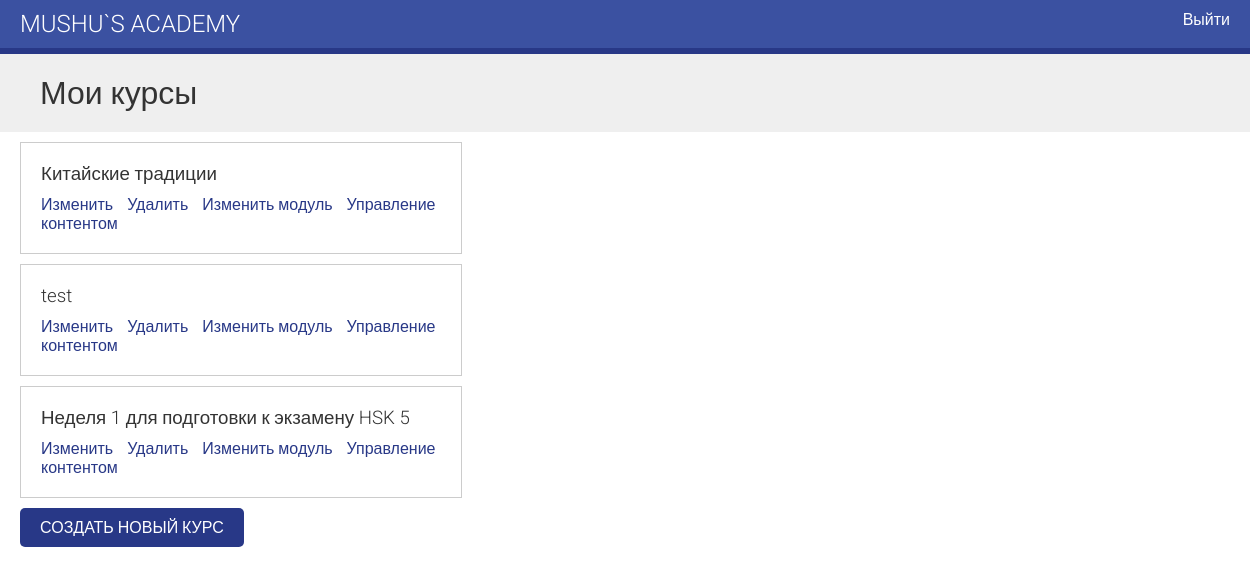
The page /course/mine/ (signed in) on the database as committed earlier.
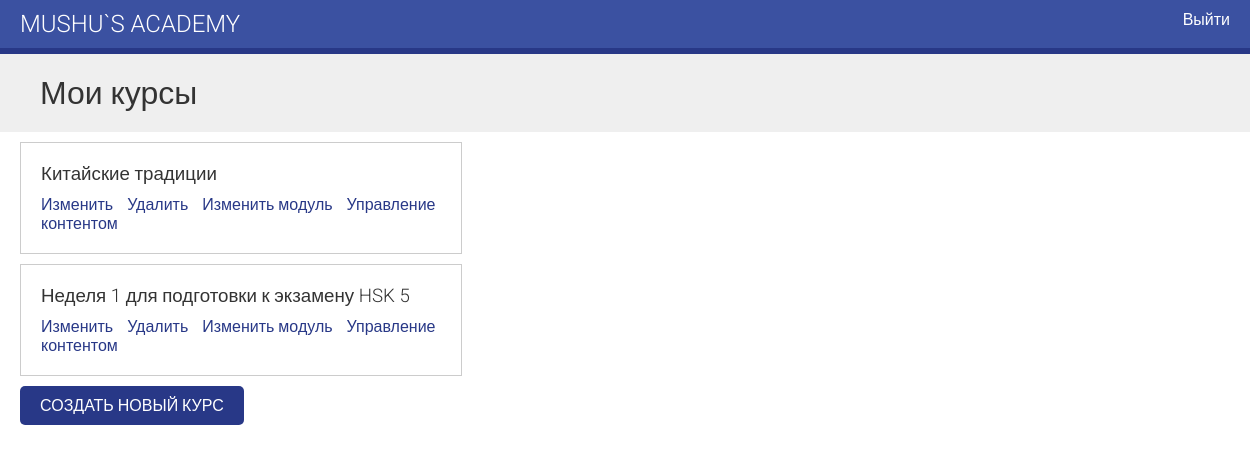
The same page on the database as committed later.
### courses/models.py (models this page shows, shortened)
class Course(models.Model):
    students = models.ManyToManyField(User,
                                      related_name='courses_joined',
                                      blank=True)
    owner = models.ForeignKey(User,
                              related_name='courses_created',
                              on_delete=models.CASCADE)
    subject = models.ForeignKey(Subject,
                                related_name='courses',
                                on_delete=models.CASCADE)
    title = models.CharField(max_length=200)
    slug = models.SlugField(max_length=200, unique=True)
    overview = models.TextField()
    created = models.DateTimeField(auto_now_add=True)
    class Meta:
        ordering = ['-created']

### courses/views.py (the view, shortened to what this page needs)
class ManageCourseListView(ListView):
    model = Course
    template_name = 'courses/manage/course/list.html'

### courses/views.py (called while the page is built)
    def get_queryset(self):
        qs = super().get_queryset()
        return qs.filter(owner=self.request.user)

### courses/templates/courses/manage/course/list.html (shortened to what this page needs)
{% extends "base.html" %}
{% block content %}
  <h1>Мои курсы</h1>
  <div class="module">
    {% for course in object_list %}
      <div class="course-info">
        <h3>{{ course.title }}</h3>
        <p>
          <a href="{% url "course_edit" course.id %}">Изменить</a>
          <a href="{% url "course_delete" course.id %}">Удалить</a>
          <a href="{% url "course_module_update" course.id %}">Изменить модуль</a>
          {% if course.modules.count > 0 %}
            <a href="{% url "module_content_list" course.modules.first.id %}">
            Управление контентом</a>
          {% endif %}
        </p>
      </div>
    {% empty %}
      <p>Вы пока не создали курс.</p>
    {% endfor %}
    <p>
      <a href="{% url "course_create" %}" class="button">Создать новый курс</a>
    </p>
  </div>
{% endblock %}

Rows that differ between the two databases and show on the page:
removed Course: title "test", shows "Управление контентом"
